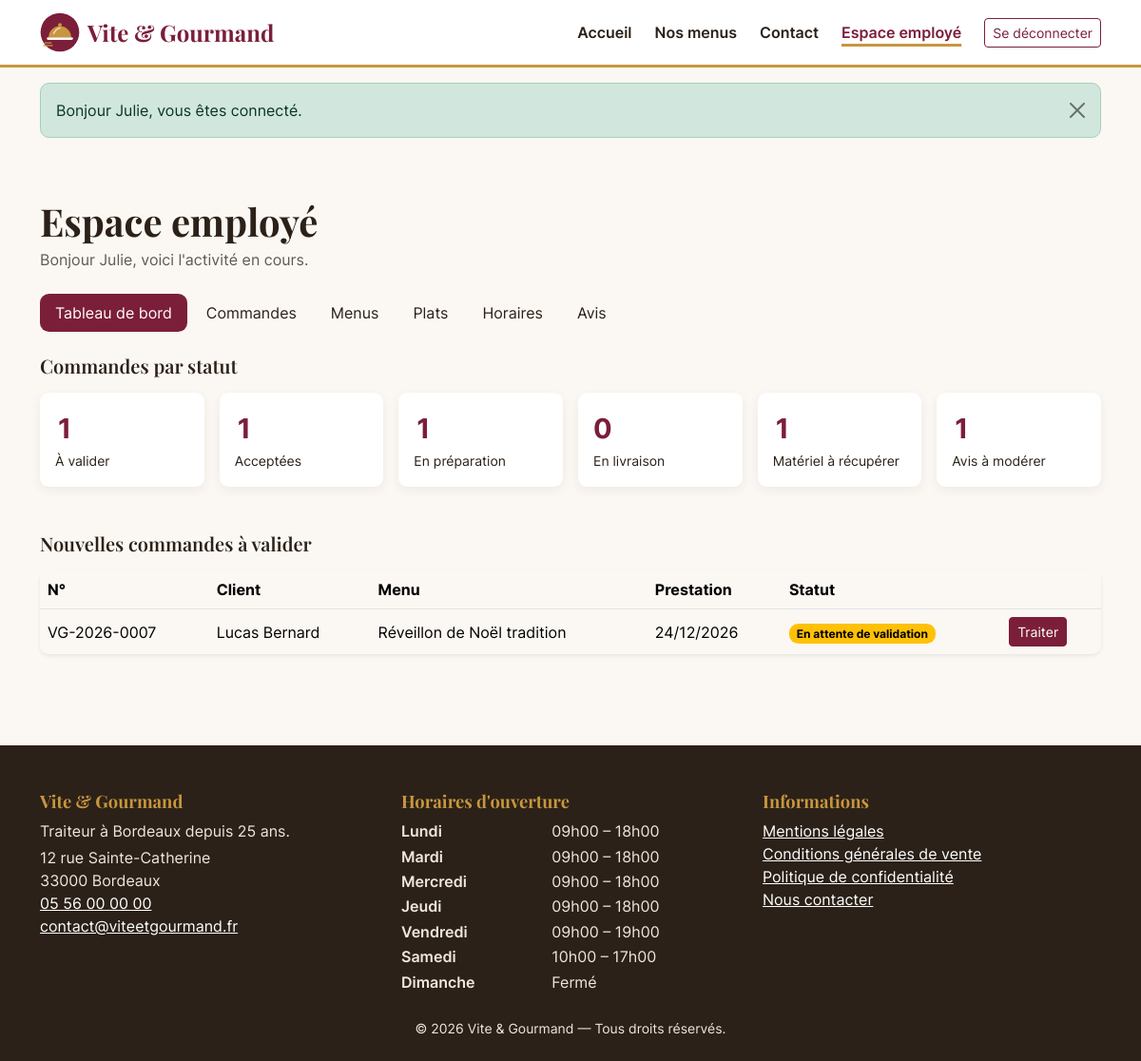
Page /gestion (signed in) on the committed database.
### tables this page shows
CREATE TABLE utilisateur (
    utilisateur_id  INT UNSIGNED NOT NULL AUTO_INCREMENT,
    email           VARCHAR(180) NOT NULL,
    password        VARCHAR(255) NOT NULL,
    nom             VARCHAR(80)  NOT NULL,
    prenom          VARCHAR(80)  NOT NULL,
    telephone       VARCHAR(20)  NULL,
    adresse_postale VARCHAR(255) NULL,
    code_postal     VARCHAR(10)  NULL,
    ville           VARCHAR(100) NULL,
    pays            VARCHAR(60)  NOT NULL DEFAULT 'France',
    role_id         INT UNSIGNED NOT NULL,
    actif           TINYINT(1)   NOT NULL DEFAULT 1,
    created_at      DATETIME     NOT NULL DEFAULT CURRENT_TIMESTAMP,
    updated_at      DATETIME     NULL ON UPDATE CURRENT_TIMESTAMP,
    PRIMARY KEY (utilisateur_id),
    UNIQUE KEY uq_utilisateur_email (email),
    KEY idx_utilisateur_role (role_id),
    CONSTRAINT fk_utilisateur_role FOREIGN KEY (role_id) REFERENCES role (role_id)
);

CREATE TABLE commande (
    commande_id             INT UNSIGNED  NOT NULL AUTO_INCREMENT,
    numero_commande         VARCHAR(20)   NOT NULL,
    utilisateur_id          INT UNSIGNED  NOT NULL,
    menu_id                 INT UNSIGNED  NOT NULL,
    date_commande           DATETIME      NOT NULL DEFAULT CURRENT_TIMESTAMP,
    date_prestation         DATE          NOT NULL,
    heure_livraison         TIME          NOT NULL,
    adresse_prestation      VARCHAR(255)  NOT NULL,
    code_postal_prestation  VARCHAR(10)   NOT NULL,
    ville_prestation        VARCHAR(100)  NOT NULL,
    distance_km             DECIMAL(6,1)  NOT NULL DEFAULT 0,
    nombre_personne         INT UNSIGNED  NOT NULL,
    prix_menu               DECIMAL(10,2) NOT NULL,
    remise                  DECIMAL(10,2) NOT NULL DEFAULT 0,
    prix_livraison          DECIMAL(10,2) NOT NULL DEFAULT 0,
    prix_total              DECIMAL(10,2) NOT NULL,
    statut                  ENUM('en_attente','accepte','en_preparation','en_livraison','livre',
                                 'attente_retour_materiel','terminee','annulee')
                            NOT NULL DEFAULT 'en_attente',
    pret_materiel           TINYINT(1)    NOT NULL DEFAULT 0,
    restitution_materiel    TINYINT(1)    NOT NULL DEFAULT 0,
    motif_annulation        VARCHAR(500)  NULL,
    mode_contact_annulation ENUM('telephone','email') NULL,
    updated_at              DATETIME      NULL ON UPDATE CURRENT_TIMESTAMP,
    PRIMARY KEY (commande_id),
    UNIQUE KEY uq_commande_numero (numero_commande),
    KEY idx_commande_utilisateur (utilisateur_id),
    KEY idx_commande_menu (menu_id),
    KEY idx_commande_statut (statut),
    CONSTRAINT fk_commande_utilisateur FOREIGN KEY (utilisateur_id) REFERENCES utilisateur (utilisateur_id),
    CONSTRAINT fk_commande_menu        FOREIGN KEY (menu_id)        REFERENCES menu (menu_id),
    CONSTRAINT chk_commande_personnes  CHECK (nombre_personne >= 1)
);

CREATE TABLE menu (
    menu_id                 INT UNSIGNED  NOT NULL AUTO_INCREMENT,
    titre                   VARCHAR(120)  NOT NULL,
    description             TEXT          NOT NULL,
    nombre_personne_minimum INT UNSIGNED  NOT NULL,
    prix_par_personne       DECIMAL(8,2)  NOT NULL,
    conditions              TEXT          NULL,
    delai_commande_jours    INT UNSIGNED  NOT NULL DEFAULT 3,
    quantite_restante       INT UNSIGNED  NOT NULL DEFAULT 0,
    theme_id                INT UNSIGNED  NOT NULL,
    regime_id               INT UNSIGNED  NOT NULL,
    actif                   TINYINT(1)    NOT NULL DEFAULT 1,
    created_at              DATETIME      NOT NULL DEFAULT CURRENT_TIMESTAMP,
    updated_at              DATETIME      NULL ON UPDATE CURRENT_TIMESTAMP,
    PRIMARY KEY (menu_id),
    KEY idx_menu_theme (theme_id),
    KEY idx_menu_regime (regime_id),
    CONSTRAINT fk_menu_theme  FOREIGN KEY (theme_id)  REFERENCES theme (theme_id),
    CONSTRAINT fk_menu_regime FOREIGN KEY (regime_id) REFERENCES regime (regime_id),
    CONSTRAINT chk_menu_min   CHECK (nombre_personne_minimum >= 1),
    CONSTRAINT chk_menu_prix  CHECK (prix_par_personne >= 0)
);

CREATE TABLE horaire (
    horaire_id      INT UNSIGNED NOT NULL AUTO_INCREMENT,
    jour            ENUM('Lundi','Mardi','Mercredi','Jeudi','Vendredi','Samedi','Dimanche') NOT NULL,
    heure_ouverture TIME NULL,
    heure_fermeture TIME NULL,
    ferme           TINYINT(1) NOT NULL DEFAULT 0,
    PRIMARY KEY (horaire_id),
    UNIQUE KEY uq_horaire_jour (jour)
);

### views/gestion/dashboard.php (the view, shortened to what the rows shown need)
<?php
$tiles = [
    'en_attente'              => 'À valider',
    'accepte'                 => 'Acceptées',
    'en_preparation'          => 'En préparation',
    'en_livraison'            => 'En livraison',
    'attente_retour_materiel' => 'Matériel à récupérer',
];
?>
<div class="container py-5">
    <h1 class="mb-1">Espace <?= Auth::isAdmin() ? 'administrateur' : 'employé' ?></h1>
    <p class="text-muted mb-4">Bonjour <?= e(Auth::user()['prenom']) ?>, voici l'activité en cours.</p>
    <?php require BASE_PATH . '/views/gestion/_nav.php'; ?>
    <h2 class="h5 mb-3">Commandes par statut</h2>
    <ul class="row g-3 list-unstyled mb-5">
        <?php foreach ($tiles as $statut => $label): ?>
            <li class="col-6 col-md-4 col-xl">
                <a href="/gestion/commandes?statut=<?= e($statut) ?>" class="stat-tile d-block p-3 text-decoration-none text-reset h-100">
                    <span class="value d-block"><?= (int) ($counts[$statut] ?? 0) ?></span>
                    <span class="small"><?= e($label) ?></span>
                </a>
            </li>
        <?php endforeach; ?>
        <li class="col-6 col-md-4 col-xl">
            <a href="/gestion/avis" class="stat-tile d-block p-3 text-decoration-none text-reset h-100">
                <span class="value d-block"><?= (int) $avisCount ?></span>
                <span class="small">Avis à modérer</span>
            </a>
        </li>
    </ul>
    <h2 class="h5 mb-3">Nouvelles commandes à valider</h2>
    <?php if (!$aTraiter): ?>
        <p class="alert alert-success">Aucune commande en attente de validation.</p>
    <?php else: ?>
        <div class="table-responsive card border-0 shadow-sm">
            <table class="table table-hover align-middle mb-0">
                <thead><tr><th scope="col">N°</th><th scope="col">Client</th><th scope="col">Menu</th><th scope="col">Prestation</th><th scope="col">Statut</th><th scope="col"><span class="visually-hidden">Actions</span></th></tr></thead>
                <tbody>
                <?php foreach ($aTraiter as $c): ?>
                    <tr>
                        <td><?= e($c['numero_commande']) ?></td>
                        <td><?= e($c['client_prenom'] . ' ' . $c['client_nom']) ?></td>
                        <td><?= e($c['menu_titre']) ?></td>
                        <td><?= e(date_fr($c['date_prestation'])) ?></td>
                        <td><?= OrderStatus::badge($c['statut']) ?></td>
                        <td><a class="btn btn-sm btn-primary" href="/gestion/commandes/<?= (int) $c['commande_id'] ?>">Traiter<span class="visually-hidden"> la commande <?= e($c['numero_commande']) ?></span></a></td>
                    </tr>
                <?php endforeach; ?>
                </tbody>
            </table>
        </div>
    <?php endif; ?>
</div>

### src/Core/Router.php (shortened to what the rows shown need)
<?php
final class Router
{
    private array $routes = [];
    private function add(string $method, string $path, array $handler, array $middlewares): void
    {
        $this->routes[] = compact('method', 'pattern', 'handler', 'middlewares');
    }
    public function dispatch(string $method, string $uri): void
    {
        $path = rawurldecode(parse_url($uri, PHP_URL_PATH) ?? '/');
        $path = rtrim($path, '/') ?: '/';
        foreach ($this->routes as $route) {
            if (!preg_match($route['pattern'], $path, $matches)) {
                continue;
            }
            foreach ($route['middlewares'] as $middleware) {
                $this->applyMiddleware($middleware);
            }
            $params = array_map('intval', array_filter($matches, 'is_string', ARRAY_FILTER_USE_KEY));
            [$class, $action] = $route['handler'];
            (new $class())->$action(...$params);
            return;
        }
    }
    private function applyMiddleware(string $middleware): void
    {
        switch ($middleware) {
            case 'auth':
                if (!Auth::check()) {
                    Session::set('_intended', $_SERVER['REQUEST_URI'] ?? '/');
                    Session::flash('info', 'Veuillez vous connecter ou créer un compte pour continuer.');
                    redirect('/connexion');
                }
                break;
            case 'staff':
                if (!Auth::isStaff()) {
                    abort(403);
                }
                break;
        }
    }
}

### src/Services/OrderStatus.php (shortened to what the rows shown need)
<?php
final class OrderStatus
{
    public static function label(string $status): string
    {
        return self::LABELS[$status] ?? $status;
    }
    public static function badge(string $status): string
    {
        return '<span class="badge ' . (self::BADGES[$status] ?? 'text-bg-secondary') . '">' . e(self::label($status)) . '</span>';
    }
}

### views/partials/footer.php (shortened to what the rows shown need)
<?php
$horaires = HoraireRepository::all();
?>
<footer class="site-footer mt-5 pt-5 pb-4">
    <div class="container">
        <div class="row g-4">
            <div class="col-md-4">
                <h2>Vite &amp; Gourmand</h2>
                <p class="mb-1">Traiteur à Bordeaux depuis 25 ans.</p>
                <address class="mb-0">
                    12 rue Sainte-Catherine<br>33000 Bordeaux<br>
                    <a href="tel:+33556000000">05 56 00 00 00</a><br>
                    <a href="mailto:contact@viteetgourmand.fr">contact@viteetgourmand.fr</a>
                </address>
            </div>
            <div class="col-md-4">
                <h2>Horaires d'ouverture</h2>
                <dl class="horaires row mb-0">
                    <?php foreach ($horaires as $h): ?>
                        <dt class="col-5"><?= e($h['jour']) ?></dt>
                        <dd class="col-7">
                            <?= (int) $h['ferme'] === 1
                                ? 'Fermé'
                                : e(time_fr($h['heure_ouverture'])) . ' – ' . e(time_fr($h['heure_fermeture'])) ?>
                        </dd>
                    <?php endforeach; ?>
                </dl>
            </div>
            <div class="col-md-4">
                <h2>Informations</h2>
                <ul class="list-unstyled">
                    <li><a href="/mentions-legales">Mentions légales</a></li>
                    <li><a href="/cgv">Conditions générales de vente</a></li>
                    <li><a href="/confidentialite">Politique de confidentialité</a></li>
                    <li><a href="/contact">Nous contacter</a></li>
                </ul>
            </div>
        </div>
        <p class="text-center small mt-4 mb-0">&copy; <?= date('Y') ?> Vite &amp; Gourmand — Tous droits réservés.</p>
    </div>
</footer>

### rows in the picture
utilisateur: prenom "Julie"
commande: numero_commande "VG-2026-0007", utilisateur.nom "Lucas Bernard", menu.titre "Réveillon de Noël tradition", date_prestation "24/12/2026", statut "En attente de validation"
horaire: jour "Lundi", heure_ouverture "09h00", heure_fermeture "18h00"
horaire: jour "Mardi", heure_ouverture "09h00", heure_fermeture "18h00"
horaire: jour "Mercredi", heure_ouverture "09h00", heure_fermeture "18h00"
horaire: jour "Jeudi", heure_ouverture "09h00", heure_fermeture "18h00"
horaire: jour "Vendredi", heure_ouverture "09h00", heure_fermeture "19h00"
horaire: jour "Samedi", heure_ouverture "10h00", heure_fermeture "17h00"
horaire: jour "Dimanche", ferme "Fermé"

### other values in the picture
$flash['message'] "Bonjour Julie, vous êtes connecté."
$counts[$statut] "1"
$label "À valider"
$label "Acceptées"
$label "En préparation"
$counts[$statut] "0"
$label "En livraison"
$label "Matériel à récupérer"
